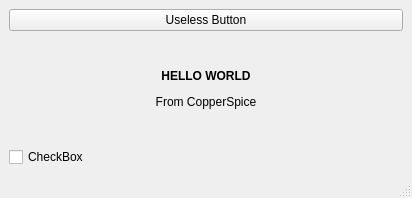
<?xml version="1.0" encoding="UTF-8"?>
<ui version="4.0">
 <class>MainWindow</class>
 <widget class="QMainWindow" name="MainWindow">
  <property name="geometry">
   <rect>
    <x>0</x>
    <y>0</y>
    <width>412</width>
    <height>198</height>
   </rect>
  </property>
  <property name="windowTitle">
   <string>MainWindow</string>
  </property>
  <widget class="QWidget" name="centralwidget">
   <layout class="QVBoxLayout" name="verticalLayout">
    <item>
     <widget class="QPushButton" name="pushButton">
      <property name="text">
       <string>Useless Button</string>
      </property>
     </widget>
    </item>
    <item>
     <widget class="QLabel" name="label">
      <property name="layoutDirection">
       <enum>Qt::LeftToRight</enum>
      </property>
      <property name="text">
       <string>&lt;html&gt;&lt;head/&gt;&lt;body&gt;&lt;p&gt;&lt;span style=&quot; font-weight:600;&quot;&gt;HELLO WORLD&lt;/span&gt;&lt;/p&gt;&lt;p&gt;From CopperSpice&lt;/p&gt;&lt;/body&gt;&lt;/html&gt;</string>
      </property>
      <property name="alignment">
       <set>Qt::AlignCenter</set>
      </property>
     </widget>
    </item>
    <item>
     <widget class="QCheckBox" name="checkBox">
      <property name="text">
       <string>CheckBox</string>
      </property>
     </widget>
    </item>
   </layout>
  </widget>
  <widget class="QStatusBar" name="statusbar"/>
 </widget>
 <resources/>
 <connections/>
</ui>
